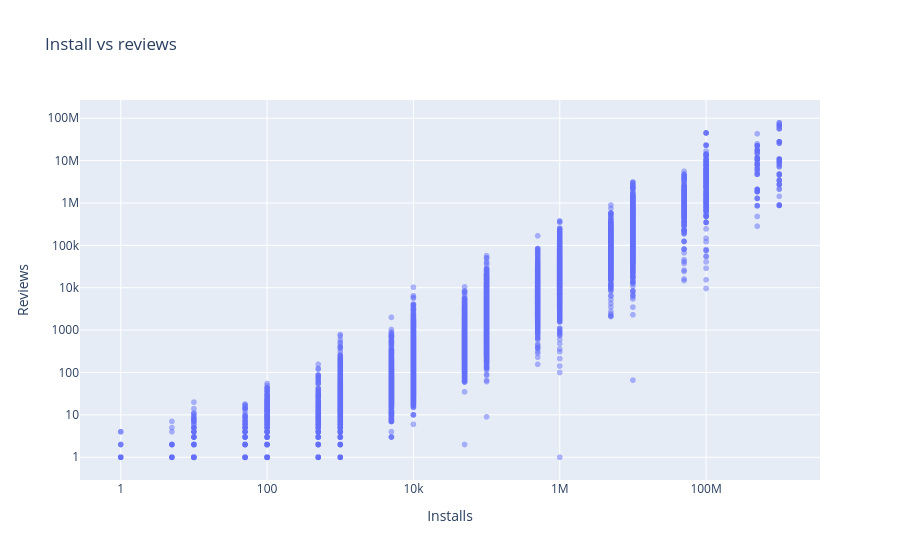

Write notebook code for a chart like this one.
### Code cell
fig=px.scatter(playstore_df,
               x="Installs",
               y="Reviews",
               title="Install vs reviews",
               log_x=True,
               log_y=True,
               opacity=0.5)
fig.show()

### Figure 1 — Plotly figure (JSON) as saved in the notebook; plotly's stock layout.template omitted (floating-point values rounded to 4 significant figures; data arrays with more than 128 entries replaced by an {"elided": "..."} marker saying what was removed)
{"data": [{"hovertemplate": "Installs=%{x}<br>Reviews=%{y}<extra></extra>", "legendgroup": "", "marker": {"color": "#636efa", "opacity": 0.5, "symbol": "circle"}, "mode": "markers", "name": "", "showlegend": false, "type": "scattergl", "x": {"elided": "10840 int values"}, "xaxis": "x", "y": {"elided": "10840 int values"}, "yaxis": "y"}], "layout": {"legend": {"tracegroupgap": 0}, "title": {"text": "Install vs reviews"}, "xaxis": {"anchor": "y", "domain": [0, 1], "title": {"text": "Installs"}, "type": "log"}, "yaxis": {"anchor": "x", "domain": [0, 1], "title": {"text": "Reviews"}, "type": "log"}}}
